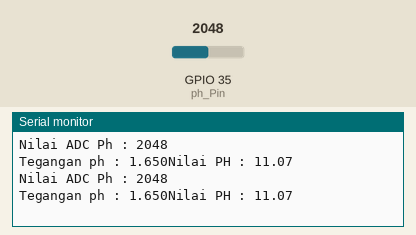
A sketch run on a simulated ESP32. Parts: the last lines printed to the serial monitor. The test bench sets the inputs (shaded band); at power-on: GPIO 35 (ph_Pin) = 2048.

Above: at 3.8 s.
3.9 s: GPIO 35 (ph_Pin) set to 2866
At 7.2 s:
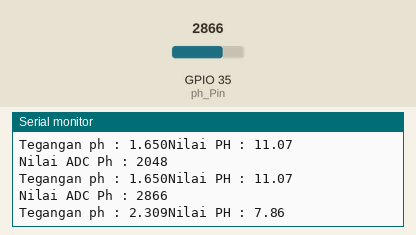
7.8 s: GPIO 35 (ph_Pin) set to 3603
At 9.5 s:
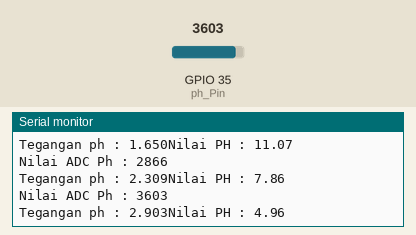
Timing chart, 0 to 11.0 s (numbered marks = the images above; inputs shaded):
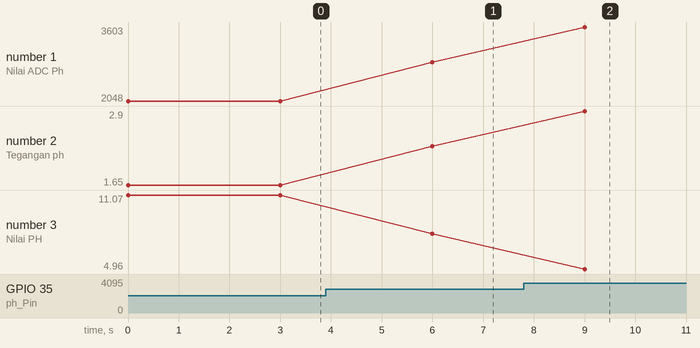

The sketch:

ph.ino
```cpp
const int ph_Pin = 35;
float Po=0;
float PH_step;
int nilai_analog_ph;
double TeganganPh;

float PH4 = 3.1;
float PH7 = 2.485;

void setup(){
  pinMode (ph_Pin,INPUT);
  Serial.begin(9600);
}

void loop(){
  int nilai_analog_ph = analogRead(ph_Pin);
  Serial.print("Nilai ADC Ph : ");
  Serial.println(nilai_analog_ph);
  TeganganPh = 3.3/4096 * nilai_analog_ph;
  Serial.print("Tegangan ph : ");
  Serial.print(TeganganPh,3);
  PH_step = (PH4 - PH7) / 3;
  Po = 7.00 + ((PH7 - TeganganPh)/PH_step);
  Serial.print("Nilai PH : ");
  Serial.println(Po,2);
  delay(3000);

}
```

Measured:
- after the input at 3.9 s, the serial monitor: prints a new line after 2.1 s (image 1)
- after the input at 7.8 s, the serial monitor: prints a new line after 1.2 s (image 2)
- plotted number 1: 2048 → 2866 after the input at 3.9 s, 2866 → 3603 after the input at 7.8 s
- plotted number 2: 1.65 → 2.31 after the input at 3.9 s, 2.31 → 2.9 after the input at 7.8 s
- plotted number 3: 11.07 → 7.86 after the input at 3.9 s, 7.86 → 4.96 after the input at 7.8 s
